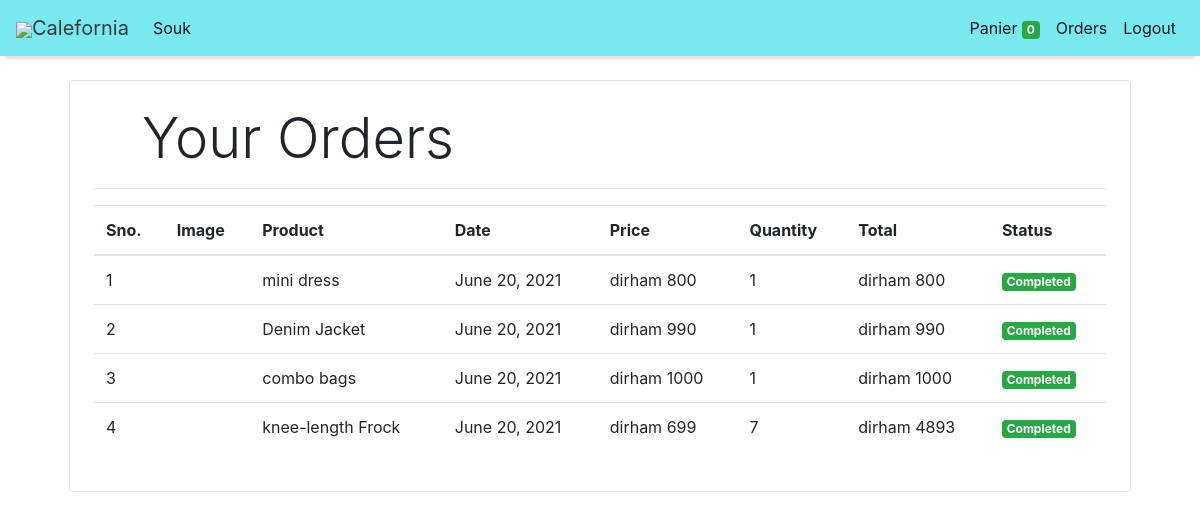
Screenshot of /orders (signed in) with the database file from the repository.
### store/models/orders.py (models this page shows, shortened)
class Order(models.Model):
    product = models.ForeignKey(Products,
                                on_delete=models.CASCADE)
    customer = models.ForeignKey(Customer,
                                 on_delete=models.CASCADE)
    quantity = models.IntegerField(default=1)
    price = models.IntegerField()
    address = models.CharField (max_length=50, default='', blank=True)
    phone = models.CharField (max_length=50, default='', blank=True)
    date = models.DateField (default=datetime.datetime.today)
    status = models.BooleanField (default=False)
    @staticmethod
    def get_orders_by_customer(customer_id):
        return Order.objects.filter(customer=customer_id).order_by('-date')

### store/models/product.py (models this page shows, shortened)
class Products(models.Model):
    name = models.CharField(max_length=60)
    price = models.DecimalField(max_digits=10, decimal_places=2, default=0)
    image = models.CharField(max_length=2000)

### store/middlewares/auth.py (the view)
    def middleware(request):
        print(request.session.get('customer'))
        returnUrl = request.META['PATH_INFO']
        print(request.META['PATH_INFO'])
        if not request.session.get('customer'):
           return redirect(f'login?return_url={returnUrl}')
        response = get_response(request)
        return response

### store/templatetags/custom_filter.py (called while the page is built)
@register.filter(name='currency')
def currency(number):
    return " dirham "+str(number)

@register.filter(name='multiply')
def multiply(number , number1):
    return number * number1

### store/views/orders.py (called while the page is built)
    def get(self , request ):
        customer = request.session.get('customer')
        orders = Order.get_orders_by_customer(customer)
        print(orders)
        return render(request , 'orders.html'  , {'orders' : orders})

### store/templates/orders.html
{% extends 'base.html' %}
{% block content %}
{% load cart %}
{% load custom_filter %}
<div class="container">
   <div class="border rounded p-4 m-4">
        <p class="display-4 pl-4 ml-4">Your Orders</p>
        <hr>
        <table class="table">
            <thead>
                <tr>
                    <th>Sno.</th>
                    <th>Image</th>
                    <th>Product</th>
                    <th>Date</th>
                    <th>Price</th>
                    <th>Quantity</th>
                    <th>Total</th>
                    <th>Status</th>
                </tr>
            </thead>
            <tbody>
                {% for order in orders %}
                <tr>
                    <td>{{forloop.counter}}</td>
                    <td><img style="height: 80px;" class="rounded-circle" src="{{order.product.image.url}}" alt=""></td>
                    <td>{{order.product.name}}</td>
                    <td>{{order.date}}</td>
                    <td>{{order.price|currency}}</td>
                    <td>{{order.quantity}}</td>
                    <td>{{order.quantity|multiply:order.price|currency}}</td>
                    {% if order.status %}
                    <td><small class="badge badge-success">Completed</small></td>
                    {%else%}
                    <td><small class="badge badge-warning">Pending</small></td>
                    {% endif %}
                </tr>
                {% endfor %}
            </tbody>
        </table>
   </div>
</div>
{% endblock %}

### store/templates/base.html (shortened to what this page needs)
<!doctype html>
<html lang="en">
<head>
  <link rel="stylesheet" href="https://maxcdn.bootstrapcdn.com/bootstrap/4.0.0/css/bootstrap.min.css"
>
</head>
<body>
<nav class="one-edge-shadow
  navbar navbar-light
  sticky-top navbar
  navbar-expand-lg
  text-white">
    <a class="navbar-brand ms-3 text-dark " href="/">
    <link rel="stylesheet" href="https://use.fontawesome.com/releases/v5.7.0/css/all.css">
    <img src="		https://encrypted-tbn0.gstatic.com/images?q=tbn:ANd9GcQ70Wz2TaBr-XIeINcxOyEmQVpaOBFwwhAZLA&usqp=CAU" style="width:70px;height:50px,colortext-light">Calefornia  </a>
    <div class="collapse navbar-collapse" id="navbarSupportedContent">
      <ul class="navbar-nav mr-auto">
        <li class="nav-item active">
          <a class="nav-link" href="/store">Souk </a>
        </li>
          </ul>
      <ul class=" navbar-nav my-2 my-lg-0">
        <li class="nav-item active">
          <a class="nav-link" href="/cart">Panier
            <span class="badge badge-success">{{request.session.cart.keys|length}}</span>
            <span class="sr-only">(current)</span></a>
        </li>
        {% if request.session.customer %}
        <li class="nav-item active ">
          <a class="nav-link" href="/orders">Orders<span class="sr-only">(current)</span></a>
        </li>
        <li class="nav-item active ">
          <a class="nav-link" href="/logout">Logout<span class="sr-only">(current)</span></a>
        </li>
        {% endif %}
      </ul>
    </div>
  </nav>
  {% block content %}{% endblock %}
</body>
</html>

### store/templates/base.html (style rules this page uses)
nav { background-color: rgb(120, 233, 239); }
.one-edge-shadow { box-shadow: 0 8px 2px -5px rgb(245, 217, 217); }

### rows the page displays
Order: product.name "mini dress", date "June 20, 2021", price "dirham 800", quantity "1", quantity|multiply "dirham 800", status "Completed"
Order: product.name "Denim Jacket", date "June 20, 2021", price "dirham 990", quantity "1", quantity|multiply "dirham 990", status "Completed"
Order: product.name "combo bags", date "June 20, 2021", price "dirham 1000", quantity "1", quantity|multiply "dirham 1000", status "Completed"
Order: product.name "knee-length Frock", date "June 20, 2021", price "dirham 699", quantity "7", quantity|multiply "dirham 4893", status "Completed"

### other values shown
{{ request.session.cart.keys|length }} "0"
